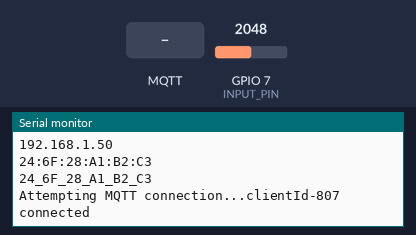
Bench run of a sketch on a simulated ESP32. Shown: the last lines printed to the serial monitor. The inputs (shaded band) are chosen by the test bench; at power-on: GPIO 7 (INPUT_PIN) = 2048 (analog values on the 0–4095 scale). WiFi joins after 1.5 s; servers stay silent unless stated; random numbers use the default seed unless the sketch sets one; no MQTT or app messages arrive unless stated.

Above: at 2.7 s.
2.8 s: MQTT message "1" arrives on the first subscribed topic
At 3.3 s:
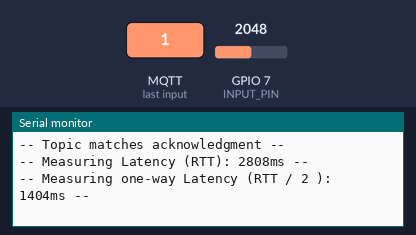
4.3 s: MQTT message "on" arrives on the first subscribed topic
At 4.9 s:
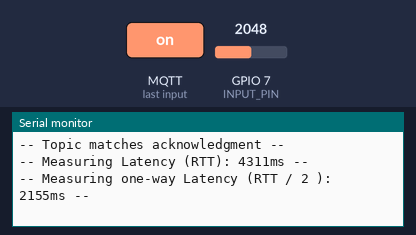
6.5 s: MQTT message "off" arrives on the first subscribed topic
At 7.6 s:
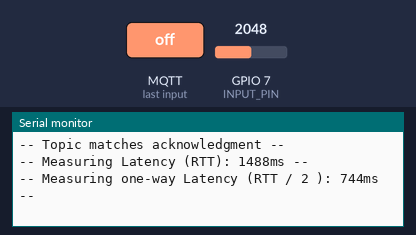
9.5 s: GPIO 7 (INPUT_PIN) set to 3603
At 11.5 s:
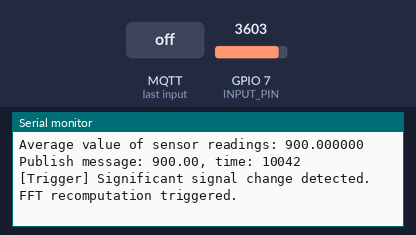

Measured:
- after the input at 2.8 s, the serial monitor: prints a new line at once (image 1)
- after the input at 4.3 s, the serial monitor: prints a new line at once (image 2)
- after the input at 6.5 s, the serial monitor: prints a new line at once (image 3)
- after the input at 9.5 s, the serial monitor: prints a new line after 0.54 s (image 4)

The sketch:

mainLatencyMeasurement.ino
```cpp
/*
 * Adaptive Sampling + MQTT Integration
 * Combines FFT-based adaptive sampling (of sketch "optimalSamplingWithFFT.ino")
 * with sliding window averaging (from sketch window_code.ino)and MQTT publishing.
 */

#include <WiFiClient.h>
#include <WiFiMulti.h>
#include <WiFiServer.h>
#include <WiFiAP.h>
#include <WiFiSTA.h>
#include <WiFiType.h>
#include <WiFiUdp.h>
#include <WiFiGeneric.h>
#include <WiFiScan.h>
#include <WiFi.h>

#include "arduinoFFT.h"
#include "PubSubClient.h"
#include <Arduino.h>
#include "freertos/FreeRTOS.h"
#include "freertos/task.h"
#include "freertos/queue.h"

#define INPUT_PIN         7
#define SAMPLES          64
#define INITIAL_SAMPLING_FREQ 16000.0
#define SAMPLE_INTERVAL   100
#define WINDOW_SIZE       50
#define MIN_FFT_INTERVAL_MS 5000
#define ERROR_MARGIN     3
#define PUBLISH_INTERVAL_MS 5000

#define IO_USERNAME  "volpeffervescente"
#define IO_KEY       "..."

QueueHandle_t xQueue;

const char* feed = "volpeffervescente/feeds/avg";
const char* ssid = "FASTWEB-25S396_2.4GHz";
const char* password = "Morgana10122015";
const char* mqttServer = "io.adafruit.com";
int port = 1883;
long lastMsg = 0;
String stMac;
char mac[50];
char clientId[50];
const char* acknowledgment = "volpeffervescente/feeds/echoAck";
unsigned long sentTimestamp = 0;

WiFiClient espClient;
PubSubClient client(espClient);


#define MSG_BUFFER_SIZE  (50)
char msg[MSG_BUFFER_SIZE];

volatile double samplingFrequency = INITIAL_SAMPLING_FREQ;
unsigned long lastFFTTime = 0;
bool bRecomputeFFT = true;

unsigned long lastPublishTime = 0;

// Buffers for double buffering
double bufferA_vReal[SAMPLES];
double bufferA_vImag[SAMPLES];
double bufferB_vReal[SAMPLES];
double bufferB_vImag[SAMPLES];
bool useBufferA = true;
double* vReal = bufferA_vReal;
double* vImag = bufferA_vImag;
TaskHandle_t FFTTaskHandle;

ArduinoFFT<double> FFT(bufferA_vReal, bufferA_vImag, SAMPLES, samplingFrequency);

// Statistical trigger variables
float mean = 0.0f;
float stdDeviation = 0.0f;


//wifi & mqtt
void wifiConnect() {
  WiFi.mode(WIFI_STA);
  WiFi.begin(ssid, password);
  while (WiFi.status() != WL_CONNECTED) {
    delay(500);
    Serial.print(".");
  }
}
//ok
void mqttReconnect() {
  while (!client.connected()) {
    Serial.print("Attempting MQTT connection...");
    long r = random(1000);
    sprintf(clientId, "clientId-%ld", r);
    // to connect to adafruit
    if (client.connect(clientId,IO_USERNAME, IO_KEY)) {
    //if (client.connect(clientId)) {
      Serial.print(clientId);
      Serial.println(" connected");
      //client.subscribe(feed);
      client.subscribe(acknowledgment);
    } else {
      Serial.print("failed, rc=");
      Serial.print("STATE: ");
      Serial.print(client.state());
      Serial.println(" try again in 5 seconds");
      delay(5000);
    }
  }
}
//ok
void callback(char* topic, byte* message, unsigned int length) {
  Serial.print("Message arrived on topic: ");
  Serial.print(topic);
  Serial.print(". Message: ");
  String stMessage;

  for (int i = 0; i < length; i++) {
    Serial.print((char)message[i]);
    stMessage += (char)message[i];
  }
  //Serial.println();

  /*if (String(topic) == feed) {
    Serial.print("New Threshold is: ");
    Serial.println(stMessage);
    int threshold = stMessage.toInt();
  }*/
  Serial.print("Payload: ");
  Serial.println(stMessage);
  //latency measurement here:
  if (strcmp(topic, acknowledgment) == 0) {
    Serial.println("-- Topic matches acknowledgment --");
    unsigned long rtt = millis() - sentTimestamp;
    Serial.print("-- Measuring Latency (RTT): ");
    Serial.print(rtt);
    Serial.println("ms --");
    unsigned long oneWayLatency = rtt / 2;
    Serial.print("-- Measuring one-way Latency (RTT / 2 ): ");
    Serial.print(oneWayLatency);
    Serial.println("ms --");
    Serial.println();
  }
}

void SensorTask(void *pvParameters) {
  while (1) {
    //debug
    //int rawValue = analogRead(INPUT_PIN);
    //Serial.print("Raw ADC Value: ");
    //Serial.println(rawValue);
    double* local_vReal = useBufferA ? bufferA_vReal : bufferB_vReal;
    double* local_vImag = useBufferA ? bufferA_vImag : bufferB_vImag;

    float sum = 0;
    for (int i = 0; i < SAMPLES; i++) {
      local_vReal[i] = analogRead(INPUT_PIN);
      local_vImag[i] = 0.0;
      sum += local_vReal[i];
      xQueueSend(xQueue, &local_vReal[i], portMAX_DELAY);
      double delayTime = max(1.0, 1000.0 / samplingFrequency);
      vTaskDelay(pdMS_TO_TICKS(delayTime));
    }
    float newMean = sum / SAMPLES;
    float newStdDev = 0;
    for (int i = 0; i < SAMPLES; i++) {
      newStdDev += pow(local_vReal[i] - newMean, 2);
    }
    newStdDev = sqrt(newStdDev / SAMPLES);

    if ((millis() - lastFFTTime > MIN_FFT_INTERVAL_MS) &&
        (newMean >= mean + stdDeviation * ERROR_MARGIN ||
        newMean <= mean - stdDeviation * ERROR_MARGIN)) {
      vReal = local_vReal;
      vImag = local_vImag;
      useBufferA = !useBufferA;
      bRecomputeFFT = true;
      lastFFTTime = millis();
      FFT = ArduinoFFT<double>(vReal, vImag, SAMPLES, samplingFrequency);
      xTaskNotifyGive(FFTTaskHandle);
      Serial.println("[Trigger] Significant signal change detected. FFT recomputation triggered.");
    }
    mean = newMean;
    stdDeviation = newStdDev;
  }
}

void FFTTask(void *pvParameters) {
  while (1) {
    ulTaskNotifyTake(pdTRUE, portMAX_DELAY);
    FFT.windowing(FFT_WIN_TYP_HAMMING, FFT_FORWARD);
    FFT.compute(FFT_FORWARD);
    FFT.complexToMagnitude();
    double peak = FFT.majorPeak();
    if (peak > 0) {
      samplingFrequency = constrain(2 * peak, 10.0, 34000.0);
      Serial.print("[FFT] Peak: ");
      Serial.print(peak);
      Serial.print(" Hz, New Sampling Freq: ");
      Serial.println(samplingFrequency);
    }
    bRecomputeFFT = false;  // Reset flag after processing
  }
}

void AverageTask(void *pvParameters) {
  double value;
  double slidingWindow[WINDOW_SIZE] = {0}; // Array to store last WINDOW_SIZE readings
  int pos = 0; // Index for circular buffer
  int count = 0; // Counter to track the number of stored values

  while (1) {

    if (xQueueReceive(xQueue, &(value), portMAX_DELAY) == pdPASS) {
      slidingWindow[pos] = value;     // insert value
      pos = (pos + 1) % WINDOW_SIZE;  // Circular buffer index
      if (count < WINDOW_SIZE) count++; // Ensure we don't exceed the array size
      // Compute the moving average
      if(pos==0 && millis() - lastPublishTime >= PUBLISH_INTERVAL_MS)    // publish every 5s
      {
        float sum = 0;
        for (int i = 0; i < count; i++) {
          sum += slidingWindow[i];
        }
        float averageValue = sum / count;

        Serial.print("Average value of sensor readings: ");
        Serial.println(averageValue, 6);

        sentTimestamp = millis();
        snprintf (msg, MSG_BUFFER_SIZE, "%0.2f, time: %lu", averageValue, sentTimestamp);
        Serial.print("Publish message: ");
        Serial.println(msg);
        int result = client.publish(feed, msg);

        lastPublishTime = millis();
      }
    }
  }
}

/*
  MQTTTask is responsible for continuously running client.loop()
  to ensure that incoming MQTT messages (such as ACKs) are handled
  without delay. This avoids relying on Arduino's loop() scheduling,
  making the system more reliable and ensuring accurate RTT measurements.
  By using a dedicated FreeRTOS task, MQTT operations do not interfere
  with sensor acquisition or averaging computations.
*/
void MQTTTask(void *pvParameters) {
  while (1) {
    if (!client.connected()) {
      mqttReconnect();
    }
    client.loop();
    vTaskDelay(10 / portTICK_PERIOD_MS); // chiama client.loop() ogni 10ms
  }
}

/*
 +----------------+
| WiFi connected |
+-------+--------+
        |
        v
+----------------+             +----------------+
| SensorTask     |             | MQTTTask        |
| (Read sensors) |             | (Manage MQTT)   |
| Core 0         |             | Core 1          |
+-------+--------+             +--------+--------+
        |                                |
        v                                v
+----------------+             +-----------------------+
| AverageTask    |             | client.loop()          |
| (Compute avg)  |             | (Handle incoming ACKs) |
| Core 0         |             | (Reconnect if needed)  |
+----------------+             +-----------------------+

*/
void setup() {
  Serial.begin(115200);
  analogReadResolution(10);
  analogSetAttenuation(ADC_11db);

  //wifi
  //randomSeed(analogRead(0));
  delay(10);
  Serial.println();
  Serial.print("Connecting to ");
  Serial.println(ssid);

  wifiConnect();

  Serial.println("");
  Serial.println("WiFi connected");
  Serial.println("IP address: ");
  Serial.println(WiFi.localIP());
  Serial.println(WiFi.macAddress());
  stMac = WiFi.macAddress();
  stMac.replace(":", "_");
  Serial.println(stMac);

  client.setServer(mqttServer, port);
  client.setCallback(callback);

  xQueue = xQueueCreate(WINDOW_SIZE, sizeof(double));
  if (xQueue == 0) {
    printf("Failed to create queue= %p\n", xQueue);
  }

  // Create FreeRTOS tasks
  xTaskCreatePinnedToCore(SensorTask, "SensorTask", 4096, NULL, 1, NULL, 0); //0 parameter used to assign core 0 to this task. I also augmented stack dimension
  xTaskCreatePinnedToCore(FFTTask, "FFTTask", 4096, NULL, 2, &FFTTaskHandle, 1);
  xTaskCreatePinnedToCore(AverageTask, "AverageTask", 4096, NULL, 2, NULL, 1); //1 parameter used to assign core 0 to this task
  xTaskCreatePinnedToCore(MQTTTask, "MQTTTask", 4096, NULL, 1, NULL, 1);
}

void loop() {
  vTaskDelay(portMAX_DELAY); // FreeRTOS tasks handle execution
}
```
